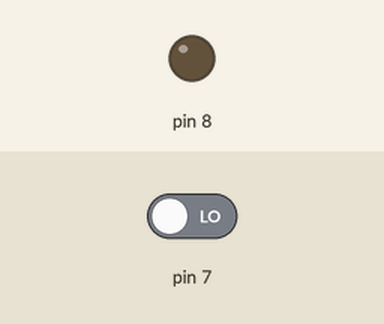
The sketch below on a simulated Arduino Uno, built with avr-gcc and run on an emulated ATmega328P. Shown: output pins drawn as LEDs (lit = HIGH). The test bench sets the inputs (shaded band); at power-on: pin 7 LOW. What the sketch prints to the serial monitor is not drawn.

Above: at 1.2 s.
1.3 s: pin 7 driven HIGH
At 2.2 s:
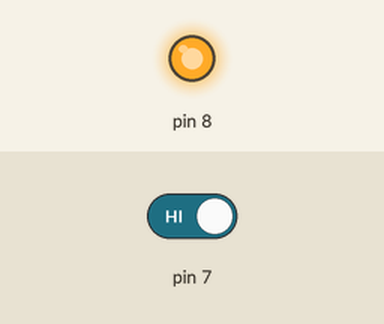
2.8 s: pin 7 driven LOW
At 3.4 s:
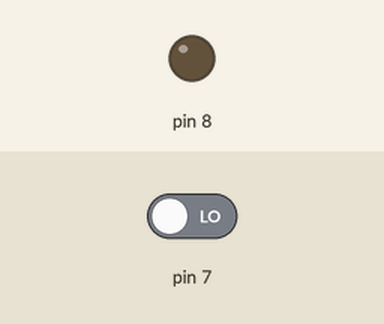
Timing chart, 0 to 5.8 s (numbered marks = the images above; inputs shaded):
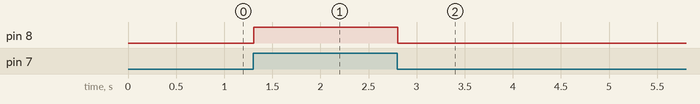

Measured:
- after the input at 1.3 s, pin 8: LOW → HIGH at once
- after the input at 2.8 s, pin 8: HIGH → LOW at once

The sketch:

switch.ino
```cpp
void setup() {
  // put your setup code here, to run once:
  pinMode(8, OUTPUT);    // LED 출력
  pinMode(7, INPUT);     // 스위치 버튼 입력
  Serial.begin(9600);
}

void loop() {
  // put your main code here, to run repeatedly:
  int value = digitalRead(7);   // 입력핀의 값을 읽어서 변수에 저장
  Serial.println(value);

  if(value == HIGH) {
    digitalWrite(8, HIGH);  // LED ON
  }
  else {
    // delay(1000);             // 1초 기다림
    digitalWrite(8, LOW);   // LED OFF
  }
}
```
